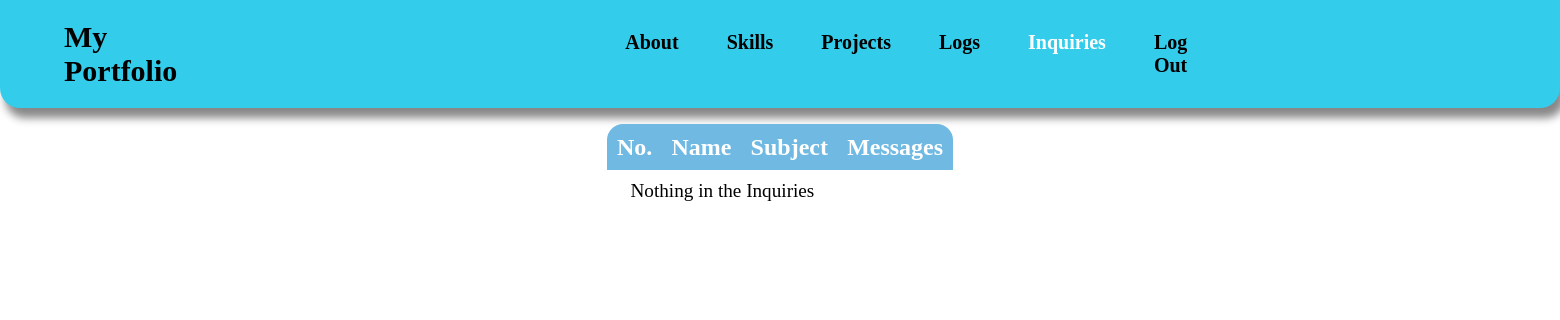
The page /php/inquiries.php?page=2 on the database as committed earlier.
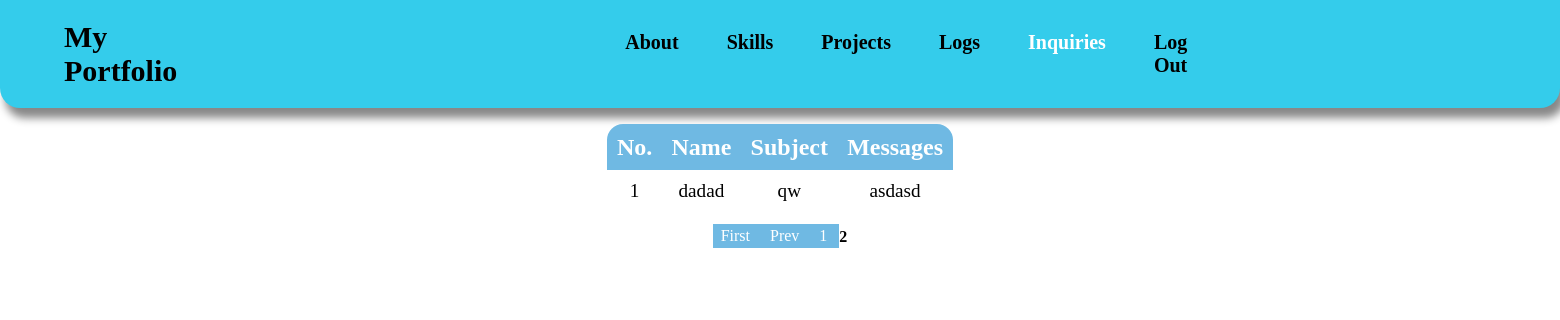
The same page on the database as committed later.
### tables this page shows
CREATE TABLE `contacts` (
  `id` int(11) NOT NULL,
  `name` varchar(100) NOT NULL,
  `email` varchar(100) NOT NULL,
  `subject` varchar(100) NOT NULL,
  `message` text NOT NULL
);

### php/inquiries.php (the view, shortened to what this page needs)
<!DOCTYPE html>
<html lang="en">
<head>
    <link rel="stylesheet" href="../css/inquiries.css">
</head>
<body>
    <?php
    require_once "config.php";
    $rows_per_page = 2;
    $page = isset($_GET['page']) && is_numeric($_GET['page']) ? intval($_GET['page']) : 1;
    $offset = ($page - 1) * $rows_per_page;
    $total_query = "SELECT COUNT(*) as total FROM contacts ";
    $total_result = mysqli_query($conn, $total_query);
    $total = mysqli_fetch_assoc($total_result)['total'];
    $total_pages = ceil($total / $rows_per_page);
    $query = "SELECT * FROM contacts LIMIT $rows_per_page OFFSET $offset";
    $result = mysqli_query($conn, $query);
    ?>
    <div class="header">
        <div class="header_container">
            <div class="nav_bar">
                <h1 class="header_title"> <a href="/my_portfolio/php/dashboard.php"> My Portfolio </a> </h1>
                <nav class="header_text">
                    <ul>
                        <li> <a href="../admin/about/about.php"> About </a> </li>
                        <li id="skills"> <a href="../admin/skills/skills.php"> Skills </a> </li>
                        <li id="projects"> <a href="../admin/projects/projects.php"> Projects </a> </li>
                        <li id="logs"> <a href="../php/logs.php"> Logs </a> </li>
                        <li id="inquiries"> <a href="../php/inquiries.php"> Inquiries </a> </li>
                        <li> <a href="/my_portfolio/php/logout.php" onclick="return confirm('Are you sure you want to Log Out?')"> Log Out </a> </li>
                    </ul>
                </nav>
            </div>
        </div>
    </div>
    <div class="table_container">
        <div id="table" class="activity_log_data_table">
                <table class="styled_table" id="data">
                    <thead>
                        <tr class="message_row">
                            <th> No. </th>
                            <th> Name </th>
                            <th> Subject </th>
                            <th> Messages </th>
                        </tr>
                    </thead>
        <?php
        if(mysqli_num_rows($result)>0) {
            $i = 1;
                    while($row = mysqli_fetch_assoc($result)) {
        ?>
        <tbody>
            <tr>
                <td> <?php echo $i; $i++; ?> </td>
                <td> <?php echo $row['name']; ?> </td>
                <td> <?php echo $row['subject']; ?> </td>
                <td> <?php echo $row['message']; ?> </td>
            <?php
                }
            } else {
                echo '<tr> <td colspan="3" id="add">' , "Nothing in the Inquiries" , "</td>" , "</tr>";
            }
        ?>
            </tr>
        </tbody>
                </table>
        </div>
    </div>
    <div id="nav">
    <?php if ($total_pages > 1):  ?>
        <?php
            $max_visible = 5;
            $start = max(1, $page - floor($max_visible / 2));
            $end = min($total_pages, $start + $max_visible - 1);
            if ($end - $start + 1 < $max_visible) {
                $start = max(1, $end - $max_visible + 1);
            }
        ?>
        <?php if ($page > 1): ?>
            <a href="?page=1"> First </a>
            <a href="?page=<?php echo $page - 1; ?>"> Prev </a>
        <?php endif; ?>
        <?php for ($i = $start; $i <= $end; $i++): ?>
            <?php if ($i == $page): ?>
                <b> <?php echo $i; ?> </b>
            <?php else: ?>
                <a href="?page=<?php echo $i; ?>">  <?php echo $i; ?> </a>
            <?php endif; ?>
        <?php endfor; ?>
    <?php endif; ?>
</div>
</body>
</html>

Rows that differ between the two databases and show on the page:
added contacts: name "dadad", subject "qw", message "asdasd"
Other text that changed with them:
text no longer shown: "Nothing in the Inquiries"
text now shown: "First Prev"
new list line: "1"
new list line: "2"
